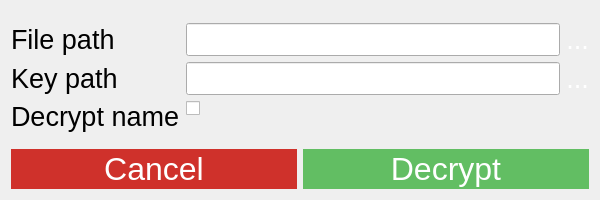
<?xml version="1.0" encoding="UTF-8"?>
<ui version="4.0">
 <class>DecryptDialog</class>
 <widget class="QDialog" name="DecryptDialog">
  <property name="geometry">
   <rect>
    <x>0</x>
    <y>0</y>
    <width>600</width>
    <height>200</height>
   </rect>
  </property>
  <property name="windowTitle">
   <string>Dialog</string>
  </property>
  <layout class="QVBoxLayout" name="verticalLayout">
   <item>
    <layout class="QFormLayout" name="formLayout_2">
     <property name="fieldGrowthPolicy">
      <enum>QFormLayout::FieldGrowthPolicy::ExpandingFieldsGrow</enum>
     </property>
     <property name="labelAlignment">
      <set>Qt::AlignmentFlag::AlignLeading|Qt::AlignmentFlag::AlignLeft|Qt::AlignmentFlag::AlignVCenter</set>
     </property>
     <property name="formAlignment">
      <set>Qt::AlignmentFlag::AlignCenter</set>
     </property>
     <item row="0" column="0">
      <widget class="QLabel" name="filePathLabel">
       <property name="font">
        <font>
         <pointsize>20</pointsize>
        </font>
       </property>
       <property name="text">
        <string>File path</string>
       </property>
      </widget>
     </item>
     <item row="0" column="1">
      <layout class="QHBoxLayout" name="horizontalLayout_2" stretch="0,0">
       <property name="spacing">
        <number>-1</number>
       </property>
       <property name="sizeConstraint">
        <enum>QLayout::SetDefaultConstraint</enum>
       </property>
       <item>
        <widget class="QLineEdit" name="filePathLineEdit">
         <property name="font">
          <font>
           <pointsize>16</pointsize>
          </font>
         </property>
         <property name="styleSheet">
          <string notr="true">min-height: 1.25em</string>
         </property>
        </widget>
       </item>
       <item>
        <widget class="QPushButton" name="chooseFilePathButton">
         <property name="styleSheet">
          <string notr="true">    color: white;
    font-size: 20pt;
    border: 2px;
    min-width: 1.25em;</string>
         </property>
         <property name="text">
          <string>...</string>
         </property>
        </widget>
       </item>
      </layout>
     </item>
     <item row="1" column="0">
      <widget class="QLabel" name="keyPathLabel">
       <property name="font">
        <font>
         <pointsize>20</pointsize>
        </font>
       </property>
       <property name="text">
        <string>Key path</string>
       </property>
      </widget>
     </item>
     <item row="1" column="1">
      <layout class="QHBoxLayout" name="horizontalLayout_3">
       <property name="leftMargin">
        <number>0</number>
       </property>
       <property name="rightMargin">
        <number>0</number>
       </property>
       <item>
        <widget class="QLineEdit" name="keyPathLineEdit">
         <property name="font">
          <font>
           <pointsize>16</pointsize>
          </font>
         </property>
         <property name="styleSheet">
          <string notr="true">min-height: 1.25em</string>
         </property>
        </widget>
       </item>
       <item>
        <widget class="QPushButton" name="chooseKeyPathButton">
         <property name="styleSheet">
          <string notr="true">    color: white;
    font-size: 20pt;
    border: 2px;
    min-width: 1.25em;</string>
         </property>
         <property name="text">
          <string>...</string>
         </property>
        </widget>
       </item>
      </layout>
     </item>
     <item row="2" column="0">
      <widget class="QLabel" name="decryptNameLabel">
       <property name="font">
        <font>
         <pointsize>20</pointsize>
        </font>
       </property>
       <property name="text">
        <string>Decrypt name</string>
       </property>
      </widget>
     </item>
     <item row="2" column="1">
      <widget class="QCheckBox" name="decryptNameCheckBox">
       <property name="text">
        <string/>
       </property>
      </widget>
     </item>
    </layout>
   </item>
   <item>
    <layout class="QHBoxLayout" name="horizontalLayout_4">
     <property name="leftMargin">
      <number>0</number>
     </property>
     <property name="topMargin">
      <number>0</number>
     </property>
     <item>
      <widget class="QPushButton" name="cancelButton">
       <property name="styleSheet">
        <string notr="true">QPushButton {
    color: white;
    font-size: 24pt;
    background-color: #CF312B;
    border: 0;
    min-width: 125px;
    min-height: 40px;
}
QPushButton:hover {
    background-color: #B12924;
}
QPushButton:pressed {
    background-color: #9D231E;
}</string>
       </property>
       <property name="text">
        <string>Cancel</string>
       </property>
      </widget>
     </item>
     <item>
      <widget class="QPushButton" name="decryptButton">
       <property name="styleSheet">
        <string notr="true">QPushButton {
    color: white;
    font-size: 24pt;
    background-color: #62BE63;
    border: 0;
    min-width: 200px;
    min-height: 40px;
    padding: 0 10px;
}
QPushButton:hover {
    background-color: #58A759;
}
QPushButton:pressed {
    background-color: #4C8F4D;
}</string>
       </property>
       <property name="text">
        <string>Decrypt</string>
       </property>
      </widget>
     </item>
    </layout>
   </item>
  </layout>
 </widget>
 <resources/>
 <connections/>
</ui>
